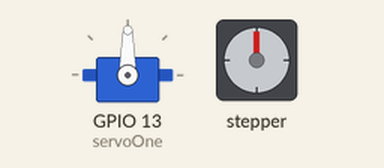
The sketch below on a simulated ESP32. Shown: servo, stepper motor. Stepper angles assume 2048 steps per turn.

Above: at 0.12 s.
At 9.94 s:
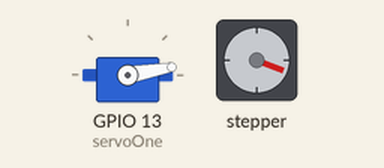
At 17.94 s:
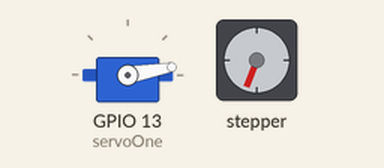
At 37.94 s:
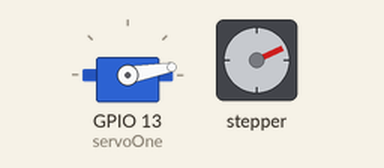
Timing chart, 0 to 40.0 s (numbered marks = the images above):
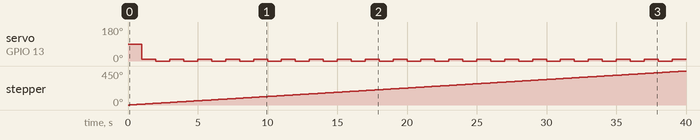

The sketch:

1_esp32_sketch.ino
```cpp
// (licence header left out)
#include <ESP32Servo.h>
#include <Stepper.h>

// Note: although theoretically the ESP32 should be able to support multiple
// steppers, in practice it cannot and overheats. Therefore, we used two ESP32s
// to power one stepper and one servo each.

Servo servoOne;
const int stepsPerRevolution = 64;
Stepper myStepper(stepsPerRevolution, 32, 33, 25, 26);

int servoPos = 0;
int rotationCounter = 0;
bool moveForward = true;

void setup() {
    servoOne.attach(13);
    myStepper.setSpeed(60);
}

void loop() {
    myStepper.step(stepsPerRevolution);
    rotationCounter += stepsPerRevolution;

    if (rotationCounter % 64 == 0) rotate10();
}

void rotate10() {
    if (servoPos == 10) moveForward = false;
    if (servoPos == 0) moveForward = true;

    if (moveForward)
        servoPos += 10;
    else
        servoPos -= 10;
    servoOne.write(servoPos);
}
```

Measured:
- by itself, servo on GPIO 13 (servoOne): alternates 10° for 1.0 s and 0° for 1.0 s
- by itself, stepper: keeps turning clockwise at about 11°/s
